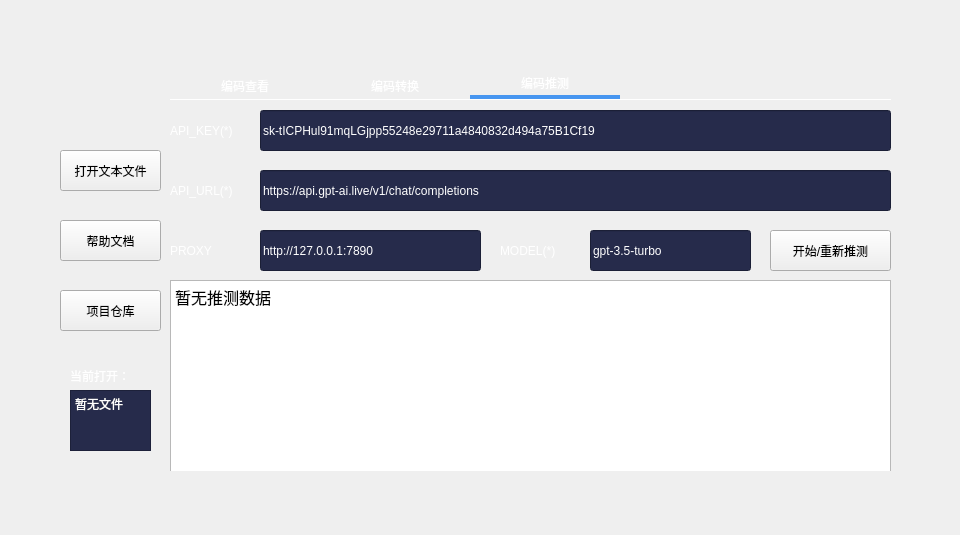
<?xml version="1.0" encoding="UTF-8"?>
<ui version="4.0">
 <class>Form</class>
 <widget class="QWidget" name="Form">
  <property name="geometry">
   <rect>
    <x>0</x>
    <y>0</y>
    <width>960</width>
    <height>535</height>
   </rect>
  </property>
  <property name="windowTitle">
   <string>Form</string>
  </property>
  <property name="styleSheet">
   <string notr="true">font-family: 57 12pt &quot;Alibaba PuHuiTi&quot;;</string>
  </property>
  <widget class="QTabWidget" name="tabWidget">
   <property name="geometry">
    <rect>
     <x>170</x>
     <y>70</y>
     <width>721</width>
     <height>401</height>
    </rect>
   </property>
   <property name="styleSheet">
    <string notr="true">QTabWidget::pane{
min-width:70px;
min-height:25px;
border-top: 1px solid;
border-color: white;
}

QTabBar::tab {

min-width:150px;

min-height:25px;

color: white;

font: 57 12pt &quot;Alibaba PuHuiTi&quot;;

border: 0px solid;



}

QTabBar::tab:selected{

min-width:150px;

min-height:25px;
color: white;

font: 57 13pt &quot;Alibaba PuHuiTi&quot;;

border: 0px solid;

border-bottom: 4px solid;

border-color: #4796f0;

}
</string>
   </property>
   <property name="currentIndex">
    <number>2</number>
   </property>
   <widget class="QWidget" name="tab_1">
    <attribute name="title">
     <string>编码查看</string>
    </attribute>
    <widget class="QTabWidget" name="tabWidget_2">
     <property name="geometry">
      <rect>
       <x>0</x>
       <y>10</y>
       <width>661</width>
       <height>31</height>
      </rect>
     </property>
     <property name="styleSheet">
      <string notr="true">QTabWidget::pane{
min-width:70px;
min-height:25px;
border-top: 1px solid;
border-color: white;
}

QTabBar::tab {

min-width:94.4px;

min-height:25px;

color: white;

font: 57 12pt &quot;Alibaba PuHuiTi&quot;;

border: 0px solid;



}

QTabBar::tab:selected{

min-width:94.4px;

min-height:25px;
color: white;

font: 57 13pt &quot;Alibaba PuHuiTi&quot;;

border: 0px solid;

border-bottom: 5px solid;

border-color: #4796f0;

}
</string>
     </property>
     <property name="currentIndex">
      <number>0</number>
     </property>
     <widget class="QWidget" name="tab_3">
      <attribute name="title">
       <string>ASCII</string>
      </attribute>
     </widget>
     <widget class="QWidget" name="tab_4">
      <attribute name="title">
       <string>UTF-8</string>
      </attribute>
     </widget>
     <widget class="QWidget" name="tab_6">
      <attribute name="title">
       <string>UTF-16</string>
      </attribute>
     </widget>
     <widget class="QWidget" name="tab">
      <attribute name="title">
       <string>GBK</string>
      </attribute>
     </widget>
     <widget class="QWidget" name="tab_7">
      <attribute name="title">
       <string>GB2312</string>
      </attribute>
     </widget>
     <widget class="QWidget" name="tab_8">
      <attribute name="title">
       <string>Big5</string>
      </attribute>
     </widget>
     <widget class="QWidget" name="tab_15">
      <attribute name="title">
       <string>其它</string>
      </attribute>
     </widget>
    </widget>
    <widget class="QTableView" name="tableView">
     <property name="geometry">
      <rect>
       <x>0</x>
       <y>40</y>
       <width>661</width>
       <height>331</height>
      </rect>
     </property>
     <property name="styleSheet">
      <string notr="true">font: 75 9pt &quot;Alibaba PuHuiTi&quot;;</string>
     </property>
    </widget>
    <widget class="QLabel" name="label_8">
     <property name="geometry">
      <rect>
       <x>20</x>
       <y>40</y>
       <width>61</width>
       <height>31</height>
      </rect>
     </property>
     <property name="styleSheet">
      <string notr="true">color: black;
font: 57 12pt &quot;Alibaba PuHuiTi&quot;;</string>
     </property>
     <property name="text">
      <string>Offset</string>
     </property>
    </widget>
   </widget>
   <widget class="QWidget" name="tab_2">
    <attribute name="title">
     <string>编码转换</string>
    </attribute>
    <widget class="QTabWidget" name="tabWidget_3">
     <property name="geometry">
      <rect>
       <x>0</x>
       <y>10</y>
       <width>661</width>
       <height>31</height>
      </rect>
     </property>
     <property name="styleSheet">
      <string notr="true">QTabWidget::pane{
min-width:70px;
min-height:25px;
border-top: 1px solid;
border-color: white;
}

QTabBar::tab {

min-width:94.4px;

min-height:25px;

color: white;

font: 57 12pt &quot;Alibaba PuHuiTi&quot;;

border: 0px solid;



}

QTabBar::tab:selected{

min-width:94.4px;

min-height:25px;
color: white;

font: 57 13pt &quot;Alibaba PuHuiTi&quot;;

border: 0px solid;

border-bottom: 5px solid;

border-color: #4796f0;

}
</string>
     </property>
     <property name="currentIndex">
      <number>0</number>
     </property>
     <widget class="QWidget" name="tab_9">
      <attribute name="title">
       <string>ASCII</string>
      </attribute>
     </widget>
     <widget class="QWidget" name="tab_10">
      <attribute name="title">
       <string>UTF-8</string>
      </attribute>
     </widget>
     <widget class="QWidget" name="tab_11">
      <attribute name="title">
       <string>UTF-16</string>
      </attribute>
     </widget>
     <widget class="QWidget" name="tab_12">
      <attribute name="title">
       <string>GBK</string>
      </attribute>
     </widget>
     <widget class="QWidget" name="tab_13">
      <attribute name="title">
       <string>GB2312</string>
      </attribute>
     </widget>
     <widget class="QWidget" name="tab_14">
      <attribute name="title">
       <string>Big5</string>
      </attribute>
     </widget>
     <widget class="QWidget" name="tab_16">
      <attribute name="title">
       <string>其它</string>
      </attribute>
     </widget>
    </widget>
    <widget class="QTableView" name="tableView_8">
     <property name="geometry">
      <rect>
       <x>0</x>
       <y>110</y>
       <width>661</width>
       <height>261</height>
      </rect>
     </property>
     <property name="styleSheet">
      <string notr="true">font: 75 9pt &quot;Alibaba PuHuiTi&quot;;</string>
     </property>
    </widget>
    <widget class="QLabel" name="label_18">
     <property name="geometry">
      <rect>
       <x>20</x>
       <y>110</y>
       <width>61</width>
       <height>31</height>
      </rect>
     </property>
     <property name="styleSheet">
      <string notr="true">color: black;
font: 57 12pt &quot;Alibaba PuHuiTi&quot;;</string>
     </property>
     <property name="text">
      <string>Offset</string>
     </property>
    </widget>
    <widget class="QPushButton" name="pushButton_11">
     <property name="geometry">
      <rect>
       <x>590</x>
       <y>50</y>
       <width>71</width>
       <height>41</height>
      </rect>
     </property>
     <property name="styleSheet">
      <string notr="true">QPushButton {	
	color: white;
	font: 57 12pt &quot;Alibaba PuHuiTi&quot;;
	border-image: url(:/button/button_unselected.png);
}
QPushButton:hover {
	color: black;
	border-image: url(:/button/button_selected.png);
}
QPushButton:pressed {	
	color: white;
	font: 57 12pt &quot;Alibaba PuHuiTi&quot;;
	border-image: url(:/button/button_unselected.png);
}
border-image: url(:/button/button_unselected.png);</string>
     </property>
     <property name="text">
      <string>转为其它</string>
     </property>
    </widget>
    <widget class="QPushButton" name="pushButton_10">
     <property name="geometry">
      <rect>
       <x>500</x>
       <y>50</y>
       <width>81</width>
       <height>41</height>
      </rect>
     </property>
     <property name="styleSheet">
      <string notr="true">QPushButton {	
	color: white;
	font: 57 12pt &quot;Alibaba PuHuiTi&quot;;
	border-image: url(:/button/button_unselected.png);
}
QPushButton:hover {
	color: black;
	border-image: url(:/button/button_selected.png);
}
QPushButton:pressed {	
	color: white;
	font: 57 12pt &quot;Alibaba PuHuiTi&quot;;
	border-image: url(:/button/button_unselected.png);
}
border-image: url(:/button/button_unselected.png);</string>
     </property>
     <property name="text">
      <string>转为Big5</string>
     </property>
    </widget>
    <widget class="QPushButton" name="pushButton_7">
     <property name="geometry">
      <rect>
       <x>200</x>
       <y>50</y>
       <width>91</width>
       <height>41</height>
      </rect>
     </property>
     <property name="styleSheet">
      <string notr="true">QPushButton {	
	color: white;
	font: 57 12pt &quot;Alibaba PuHuiTi&quot;;
	border-image: url(:/button/button_unselected.png);
}
QPushButton:hover {
	color: black;
	border-image: url(:/button/button_selected.png);
}
QPushButton:pressed {	
	color: white;
	font: 57 12pt &quot;Alibaba PuHuiTi&quot;;
	border-image: url(:/button/button_unselected.png);
}
border-image: url(:/button/button_unselected.png);</string>
     </property>
     <property name="text">
      <string>转为UTF-16</string>
     </property>
    </widget>
    <widget class="QPushButton" name="pushButton_8">
     <property name="geometry">
      <rect>
       <x>300</x>
       <y>50</y>
       <width>91</width>
       <height>41</height>
      </rect>
     </property>
     <property name="styleSheet">
      <string notr="true">QPushButton {	
	color: white;
	font: 57 12pt &quot;Alibaba PuHuiTi&quot;;
	border-image: url(:/button/button_unselected.png);
}
QPushButton:hover {
	color: black;
	border-image: url(:/button/button_selected.png);
}
QPushButton:pressed {	
	color: white;
	font: 57 12pt &quot;Alibaba PuHuiTi&quot;;
	border-image: url(:/button/button_unselected.png);
}
border-image: url(:/button/button_unselected.png);</string>
     </property>
     <property name="text">
      <string>转为GBK</string>
     </property>
    </widget>
    <widget class="QPushButton" name="pushButton_9">
     <property name="geometry">
      <rect>
       <x>400</x>
       <y>50</y>
       <width>91</width>
       <height>41</height>
      </rect>
     </property>
     <property name="styleSheet">
      <string notr="true">QPushButton {	
	color: white;
	font: 57 12pt &quot;Alibaba PuHuiTi&quot;;
	border-image: url(:/button/button_unselected.png);
}
QPushButton:hover {
	color: black;
	border-image: url(:/button/button_selected.png);
}
QPushButton:pressed {	
	color: white;
	font: 57 12pt &quot;Alibaba PuHuiTi&quot;;
	border-image: url(:/button/button_unselected.png);
}
border-image: url(:/button/button_unselected.png);</string>
     </property>
     <property name="text">
      <string>转为GB2312</string>
     </property>
    </widget>
    <widget class="QPushButton" name="pushButton_13">
     <property name="geometry">
      <rect>
       <x>0</x>
       <y>50</y>
       <width>91</width>
       <height>41</height>
      </rect>
     </property>
     <property name="styleSheet">
      <string notr="true">QPushButton {	
	color: white;
	font: 57 12pt &quot;Alibaba PuHuiTi&quot;;
	border-image: url(:/button/button_unselected.png);
}
QPushButton:hover {
	color: black;
	border-image: url(:/button/button_selected.png);
}
QPushButton:pressed {	
	color: white;
	font: 57 12pt &quot;Alibaba PuHuiTi&quot;;
	border-image: url(:/button/button_unselected.png);
}
border-image: url(:/button/button_unselected.png);</string>
     </property>
     <property name="text">
      <string>转为ASCII</string>
     </property>
    </widget>
    <widget class="QPushButton" name="pushButton_6">
     <property name="geometry">
      <rect>
       <x>100</x>
       <y>50</y>
       <width>91</width>
       <height>41</height>
      </rect>
     </property>
     <property name="styleSheet">
      <string notr="true">QPushButton {	
	color: white;
	font: 57 12pt &quot;Alibaba PuHuiTi&quot;;
	border-image: url(:/button/button_unselected.png);
}
QPushButton:hover {
	color: black;
	border-image: url(:/button/button_selected.png);
}
QPushButton:pressed {	
	color: white;
	font: 57 12pt &quot;Alibaba PuHuiTi&quot;;
	border-image: url(:/button/button_unselected.png);
}
border-image: url(:/button/button_unselected.png);</string>
     </property>
     <property name="text">
      <string>转为UTF-8</string>
     </property>
    </widget>
   </widget>
   <widget class="QWidget" name="tab_5">
    <attribute name="title">
     <string>编码推测</string>
    </attribute>
    <widget class="QLineEdit" name="lineEdit">
     <property name="geometry">
      <rect>
       <x>90</x>
       <y>10</y>
       <width>631</width>
       <height>41</height>
      </rect>
     </property>
     <property name="styleSheet">
      <string notr="true">color: white;
font: 75 12pt &quot;Alibaba PuHuiTi&quot;;
background-color: rgb(38, 43, 75);</string>
     </property>
     <property name="text">
      <string>sk-tICPHul91mqLGjpp55248e29711a4840832d494a75B1Cf19</string>
     </property>
    </widget>
    <widget class="QLabel" name="label_5">
     <property name="geometry">
      <rect>
       <x>0</x>
       <y>10</y>
       <width>91</width>
       <height>41</height>
      </rect>
     </property>
     <property name="styleSheet">
      <string notr="true">color: white;
font: 75 12pt &quot;Alibaba PuHuiTi&quot;;</string>
     </property>
     <property name="text">
      <string>API_KEY(*)</string>
     </property>
    </widget>
    <widget class="QLabel" name="label_6">
     <property name="geometry">
      <rect>
       <x>0</x>
       <y>70</y>
       <width>91</width>
       <height>41</height>
      </rect>
     </property>
     <property name="styleSheet">
      <string notr="true">color: white;
font: 75 12pt &quot;Alibaba PuHuiTi&quot;;</string>
     </property>
     <property name="text">
      <string>API_URL(*)</string>
     </property>
    </widget>
    <widget class="QLineEdit" name="lineEdit_2">
     <property name="geometry">
      <rect>
       <x>90</x>
       <y>70</y>
       <width>631</width>
       <height>41</height>
      </rect>
     </property>
     <property name="styleSheet">
      <string notr="true">color: white;
font: 75 12pt &quot;Alibaba PuHuiTi&quot;;
background-color: rgb(38, 43, 75);</string>
     </property>
     <property name="text">
      <string>https://api.gpt-ai.live/v1/chat/completions</string>
     </property>
    </widget>
    <widget class="QLabel" name="label_7">
     <property name="geometry">
      <rect>
       <x>0</x>
       <y>130</y>
       <width>71</width>
       <height>41</height>
      </rect>
     </property>
     <property name="styleSheet">
      <string notr="true">color: white;
font: 75 12pt &quot;Alibaba PuHuiTi&quot;;</string>
     </property>
     <property name="text">
      <string>PROXY</string>
     </property>
    </widget>
    <widget class="QLineEdit" name="lineEdit_3">
     <property name="geometry">
      <rect>
       <x>90</x>
       <y>130</y>
       <width>221</width>
       <height>41</height>
      </rect>
     </property>
     <property name="styleSheet">
      <string notr="true">color: white;
font: 75 12pt &quot;Alibaba PuHuiTi&quot;;
background-color: rgb(38, 43, 75);</string>
     </property>
     <property name="text">
      <string>http://127.0.0.1:7890</string>
     </property>
    </widget>
    <widget class="QPushButton" name="pushButton_42">
     <property name="geometry">
      <rect>
       <x>600</x>
       <y>130</y>
       <width>121</width>
       <height>41</height>
      </rect>
     </property>
     <property name="styleSheet">
      <string notr="true">QPushButton {	
	color: white;
	font: 57 12pt &quot;Alibaba PuHuiTi&quot;;
	border-image: url(:/button/button_unselected.png);
}
QPushButton:hover {
	color: black;
	border-image: url(:/button/button_selected.png);
}
QPushButton:pressed {	
	background-color: rgb(25, 40, 50);
}
border-image: url(:/button/button_unselected.png);</string>
     </property>
     <property name="text">
      <string>开始/重新推测</string>
     </property>
    </widget>
    <widget class="QTextBrowser" name="textBrowser_2">
     <property name="geometry">
      <rect>
       <x>0</x>
       <y>180</y>
       <width>721</width>
       <height>192</height>
      </rect>
     </property>
     <property name="styleSheet">
      <string notr="true">font: 75 12pt &quot;Alibaba PuHuiTi&quot;;</string>
     </property>
     <property name="html">
      <string>&lt;!DOCTYPE HTML PUBLIC &quot;-//W3C//DTD HTML 4.0//EN&quot; &quot;http://www.w3.org/TR/REC-html40/strict.dtd&quot;&gt;
&lt;html&gt;&lt;head&gt;&lt;meta name=&quot;qrichtext&quot; content=&quot;1&quot; /&gt;&lt;style type=&quot;text/css&quot;&gt;
p, li { white-space: pre-wrap; }
&lt;/style&gt;&lt;/head&gt;&lt;body style=&quot; font-family:'Alibaba PuHuiTi'; font-size:12pt; font-weight:72; font-style:normal;&quot;&gt;
&lt;p style=&quot; margin-top:0px; margin-bottom:0px; margin-left:0px; margin-right:0px; -qt-block-indent:0; text-indent:0px;&quot;&gt;暂无推测数据&lt;/p&gt;&lt;/body&gt;&lt;/html&gt;</string>
     </property>
    </widget>
    <widget class="QLabel" name="label_9">
     <property name="geometry">
      <rect>
       <x>330</x>
       <y>130</y>
       <width>81</width>
       <height>41</height>
      </rect>
     </property>
     <property name="styleSheet">
      <string notr="true">color: white;
font: 75 12pt &quot;Alibaba PuHuiTi&quot;;</string>
     </property>
     <property name="text">
      <string>MODEL(*)</string>
     </property>
    </widget>
    <widget class="QLineEdit" name="lineEdit_4">
     <property name="geometry">
      <rect>
       <x>420</x>
       <y>130</y>
       <width>161</width>
       <height>41</height>
      </rect>
     </property>
     <property name="styleSheet">
      <string notr="true">color: white;
font: 75 12pt &quot;Alibaba PuHuiTi&quot;;
background-color: rgb(38, 43, 75);</string>
     </property>
     <property name="text">
      <string>gpt-3.5-turbo</string>
     </property>
    </widget>
   </widget>
  </widget>
  <widget class="QLabel" name="label">
   <property name="geometry">
    <rect>
     <x>10</x>
     <y>10</y>
     <width>941</width>
     <height>521</height>
    </rect>
   </property>
   <property name="text">
    <string/>
   </property>
   <property name="pixmap">
    <pixmap>res/background.png</pixmap>
   </property>
   <property name="scaledContents">
    <bool>true</bool>
   </property>
  </widget>
  <widget class="QLabel" name="label_2">
   <property name="geometry">
    <rect>
     <x>30</x>
     <y>20</y>
     <width>151</width>
     <height>151</height>
    </rect>
   </property>
   <property name="text">
    <string/>
   </property>
   <property name="pixmap">
    <pixmap>res/LOGO.png</pixmap>
   </property>
   <property name="scaledContents">
    <bool>true</bool>
   </property>
  </widget>
  <widget class="QPushButton" name="btn_close">
   <property name="geometry">
    <rect>
     <x>860</x>
     <y>60</y>
     <width>31</width>
     <height>31</height>
    </rect>
   </property>
   <property name="sizePolicy">
    <sizepolicy hsizetype="Minimum" vsizetype="Expanding">
     <horstretch>0</horstretch>
     <verstretch>0</verstretch>
    </sizepolicy>
   </property>
   <property name="minimumSize">
    <size>
     <width>20</width>
     <height>0</height>
    </size>
   </property>
   <property name="maximumSize">
    <size>
     <width>40</width>
     <height>16777215</height>
    </size>
   </property>
   <property name="toolTip">
    <string>Close</string>
   </property>
   <property name="styleSheet">
    <string notr="true">QPushButton {	
	border: none;
	border-radius: 6px;
	background-color: transparent;
}
QPushButton:hover {
	background-color: rgb(52, 59, 72);
}
QPushButton:pressed {	
	background-color: rgb(25, 40, 50);
}</string>
   </property>
   <property name="text">
    <string/>
   </property>
   <property name="icon">
    <iconset>
     <normaloff>res/close.png</normaloff>res/close.png</iconset>
   </property>
  </widget>
  <widget class="QPushButton" name="btn_minimize">
   <property name="geometry">
    <rect>
     <x>830</x>
     <y>60</y>
     <width>31</width>
     <height>31</height>
    </rect>
   </property>
   <property name="sizePolicy">
    <sizepolicy hsizetype="Minimum" vsizetype="Expanding">
     <horstretch>0</horstretch>
     <verstretch>0</verstretch>
    </sizepolicy>
   </property>
   <property name="minimumSize">
    <size>
     <width>20</width>
     <height>0</height>
    </size>
   </property>
   <property name="maximumSize">
    <size>
     <width>40</width>
     <height>16777215</height>
    </size>
   </property>
   <property name="toolTip">
    <string>Minimize</string>
   </property>
   <property name="styleSheet">
    <string notr="true">QPushButton {	
	border: none;
	border-radius: 6px;
	background-color: transparent;
}
QPushButton:hover {
	background-color: rgb(52, 59, 72);
}
QPushButton:pressed {	
	background-color: rgb(25, 40, 50);
}</string>
   </property>
   <property name="text">
    <string/>
   </property>
   <property name="icon">
    <iconset>
     <normaloff>res/minimize.png</normaloff>res/minimize.png</iconset>
   </property>
  </widget>
  <widget class="QPushButton" name="pushButton_3">
   <property name="geometry">
    <rect>
     <x>60</x>
     <y>150</y>
     <width>101</width>
     <height>41</height>
    </rect>
   </property>
   <property name="styleSheet">
    <string notr="true">QPushButton {	
	color: white;
	font: 57 12pt &quot;Alibaba PuHuiTi&quot;;
	border-image: url(:/button/button_unselected.png);
}
QPushButton:hover {
	color: black;
	border-image: url(:/button/button_selected.png);
}
QPushButton:pressed {	
	color: white;
	font: 57 12pt &quot;Alibaba PuHuiTi&quot;;
	border-image: url(:/button/button_unselected.png);
}
border-image: url(:/button/button_unselected.png);</string>
   </property>
   <property name="text">
    <string>打开文本文件</string>
   </property>
  </widget>
  <widget class="QPushButton" name="pushButton_4">
   <property name="geometry">
    <rect>
     <x>60</x>
     <y>290</y>
     <width>101</width>
     <height>41</height>
    </rect>
   </property>
   <property name="styleSheet">
    <string notr="true">QPushButton {	
	color: white;
	font: 57 12pt &quot;Alibaba PuHuiTi&quot;;
	border-image: url(:/button/button_unselected.png);
}
QPushButton:hover {
	color: black;
	border-image: url(:/button/button_selected.png);
}
QPushButton:pressed {	
	color: white;
	font: 57 12pt &quot;Alibaba PuHuiTi&quot;;
	border-image: url(:/button/button_unselected.png);
}
border-image: url(:/button/button_unselected.png);</string>
   </property>
   <property name="text">
    <string>项目仓库</string>
   </property>
  </widget>
  <widget class="QPushButton" name="pushButton_5">
   <property name="geometry">
    <rect>
     <x>60</x>
     <y>220</y>
     <width>101</width>
     <height>41</height>
    </rect>
   </property>
   <property name="styleSheet">
    <string notr="true">QPushButton {	
	color: white;
	font: 57 12pt &quot;Alibaba PuHuiTi&quot;;
	border-image: url(:/button/button_unselected.png);
}
QPushButton:hover {
	color: black;
	border-image: url(:/button/button_selected.png);
}
QPushButton:pressed {	
	color: white;
	font: 57 12pt &quot;Alibaba PuHuiTi&quot;;
	border-image: url(:/button/button_unselected.png);
}
border-image: url(:/button/button_unselected.png);</string>
   </property>
   <property name="text">
    <string>帮助文档</string>
   </property>
  </widget>
  <widget class="QLabel" name="label_3">
   <property name="geometry">
    <rect>
     <x>70</x>
     <y>360</y>
     <width>81</width>
     <height>31</height>
    </rect>
   </property>
   <property name="styleSheet">
    <string notr="true">font: 57 12pt &quot;Alibaba PuHuiTi&quot;;
color: rgb(255, 255, 255);</string>
   </property>
   <property name="text">
    <string>当前打开：</string>
   </property>
  </widget>
  <widget class="QLabel" name="label_4">
   <property name="geometry">
    <rect>
     <x>60</x>
     <y>360</y>
     <width>101</width>
     <height>101</height>
    </rect>
   </property>
   <property name="text">
    <string/>
   </property>
   <property name="pixmap">
    <pixmap>res/square.png</pixmap>
   </property>
   <property name="scaledContents">
    <bool>true</bool>
   </property>
  </widget>
  <widget class="QTextBrowser" name="textBrowser">
   <property name="geometry">
    <rect>
     <x>70</x>
     <y>390</y>
     <width>81</width>
     <height>61</height>
    </rect>
   </property>
   <property name="styleSheet">
    <string notr="true">background-color: rgb(38, 43, 75);
color: white;
font: 57 12pt &quot;Alibaba PuHuiTi&quot;;</string>
   </property>
   <property name="html">
    <string>&lt;!DOCTYPE HTML PUBLIC &quot;-//W3C//DTD HTML 4.0//EN&quot; &quot;http://www.w3.org/TR/REC-html40/strict.dtd&quot;&gt;
&lt;html&gt;&lt;head&gt;&lt;meta name=&quot;qrichtext&quot; content=&quot;1&quot; /&gt;&lt;style type=&quot;text/css&quot;&gt;
p, li { white-space: pre-wrap; }
&lt;/style&gt;&lt;/head&gt;&lt;body style=&quot; font-family:'Alibaba PuHuiTi'; font-size:12pt; font-weight:56; font-style:normal;&quot;&gt;
&lt;p style=&quot; margin-top:0px; margin-bottom:0px; margin-left:0px; margin-right:0px; -qt-block-indent:0; text-indent:0px;&quot;&gt;&lt;span style=&quot; font-size:9pt;&quot;&gt;暂无文件&lt;/span&gt;&lt;/p&gt;&lt;/body&gt;&lt;/html&gt;</string>
   </property>
  </widget>
  <zorder>label</zorder>
  <zorder>tabWidget</zorder>
  <zorder>label_2</zorder>
  <zorder>btn_close</zorder>
  <zorder>btn_minimize</zorder>
  <zorder>pushButton_3</zorder>
  <zorder>pushButton_4</zorder>
  <zorder>pushButton_5</zorder>
  <zorder>label_3</zorder>
  <zorder>label_4</zorder>
  <zorder>textBrowser</zorder>
 </widget>
 <resources>
  <include location="res/image.qrc"/>
 </resources>
 <connections/>
</ui>
